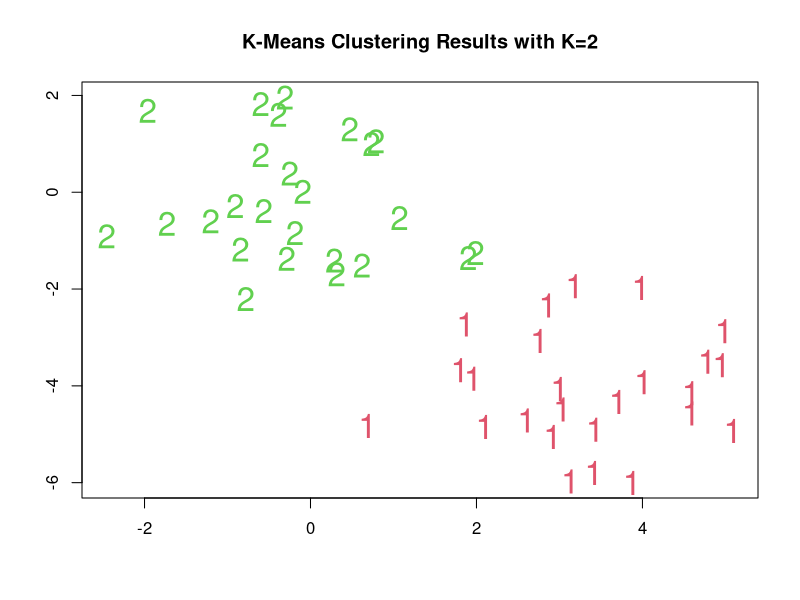
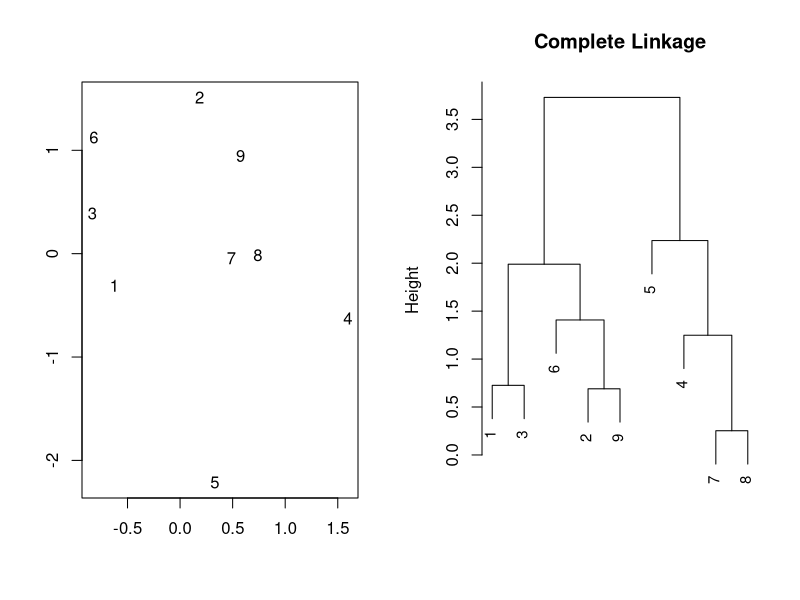
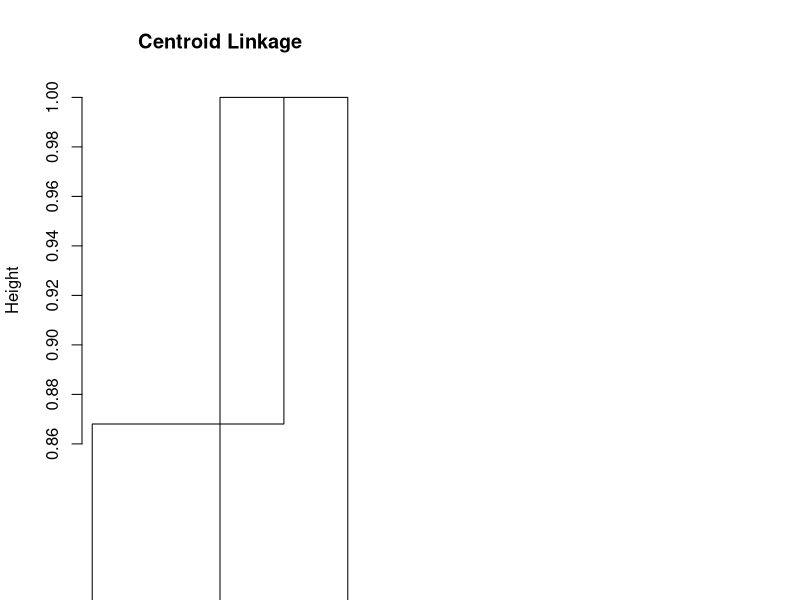
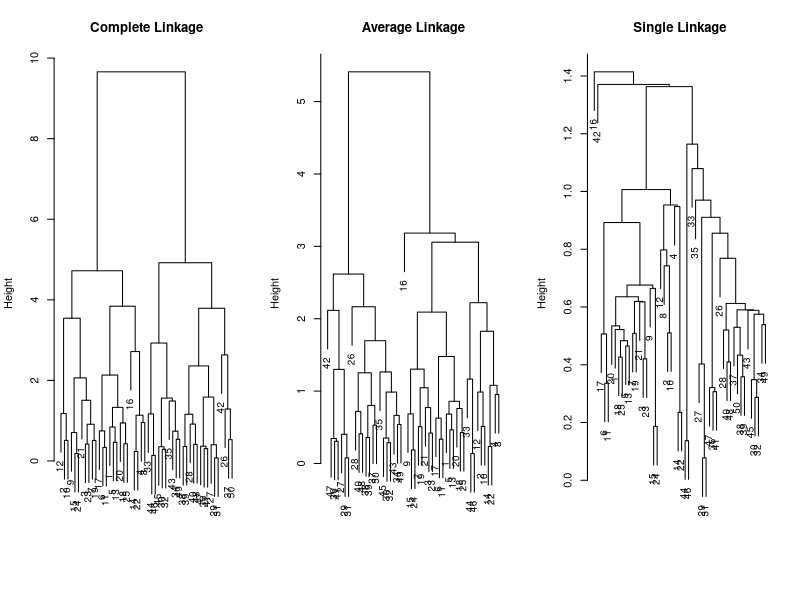
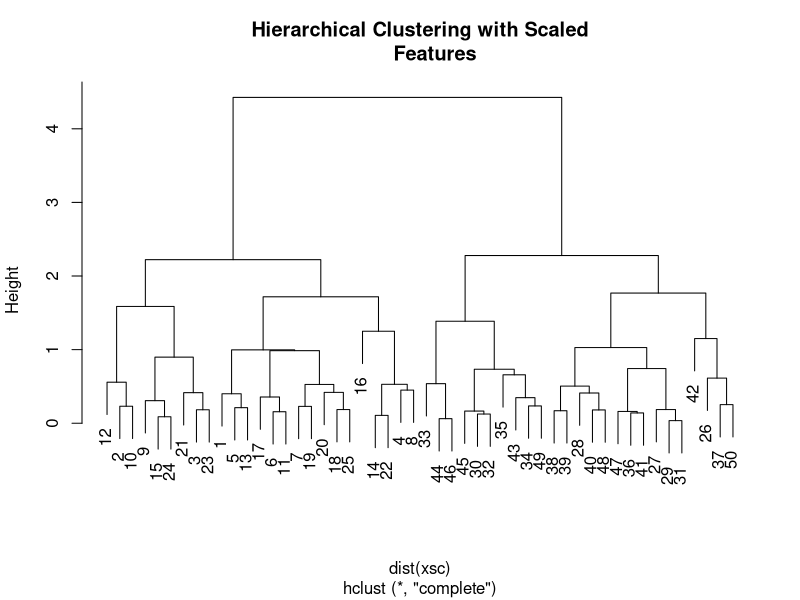
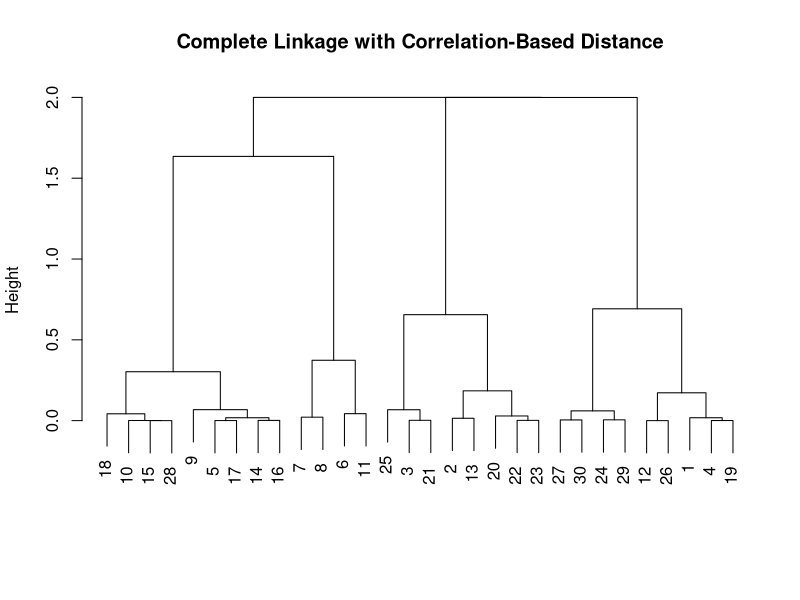

These charts were generated, in order, by the following R code:
##################################################################
#K-Means Clustering###############################################
##################################################################
set.seed(2)
#to get the simulated data
x <- matrix(rnorm(50 * 2), ncol = 2)
x[1:25, 1] <- x[1:25, 1] + 3
x[1:25, 2] <- x[1:25, 2] - 4
group <- c(rep("1", 25), rep("2", 25))
#to do k-means clustering with k=2
km.out <- kmeans(x = x, center = 2, nstart = 20)
km.out$cluster
plot(x, pch = group, col = (km.out$cluster + 1),
     main = "K-Means Clustering Results with K=2",
     xlab = "", ylab = "", cex = 2)
#to do k-means clustering with k=3
set.seed(4)
km.out <- kmeans(x = x, center = 3, nstart = 20)
km.out
#to compare the total sum of within-cluster variations
set.seed(3)
km.out <- kmeans(x = x, center = 3, nstart = 1)
km.out$tot.withinss
km.out2 <- kmeans(x = x, center = 3, nstart = 20)
km.out2$tot.withinss
####################################################################
#Hierarchical Clustering############################################
####################################################################
#The Interpretation of Dendrogram
set.seed(1)
y <- matrix(data = rnorm(18), ncol = 2)
par(mfrow = c(1, 2))
plot(y, pch = as.character(1:9), xlab = "", ylab = "")
plot(hclust(dist(y), method = "complete"), 
      main = "Complete Linkage", xlab = "", sub = "", cex = .9)
#####################################################################
##The incursion
x1 <- c(0, 0)
x2 <- c(1, 0)
x3 <- c(0.5, 1)
plot(hclust(dist(rbind(x1, x2, x3)), method = "centroid"), 
     main = "Centroid Linkage", ylim = c(-0.1, 1.1), 
     xlab = "", sub = "", cex = .9)
####################################################################
hc.complete <- hclust(dist(x), method = "complete")
hc.average <- hclust(dist(x), method = "average")
hc.single <- hclust(dist(x), method = "single")
opar <- par(no.readonly = TRUE)
par(mfrow = c(1, 3))
plot(hc.complete, main = "Complete Linkage",xlab = "", sub = "", cex = .9)
plot(hc.average, main = "Average Linkage", xlab = "", sub = "", cex = .9)
plot(hc.single, main = "Single Linkage", xlab = "", sub = "", cex = .9)
par(mfrow = c(1, 1))
cutree(hc.complete, 2)
cutree(hc.average, 2)
cutree(hc.single, 2)
cutree(hc.single, 4)
xsc<-scale(x)
plot(hclust(dist(xsc),method="complete"),main="Hierarchical Clustering with Scaled
     Features")

x<-matrix(rnorm(90),ncol=3)
dd<-as.dist(1-cor(t(x)))
plot(hclust(dd,method="complete"),main="Complete Linkage with Correlation-Based Distance",xlab="",sub="")

